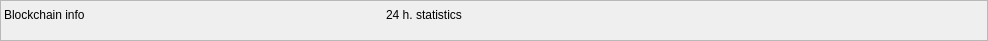
   <widget class="QFrame" name="frame_2">
    <property name="geometry">
     <rect>
      <x>15</x>
      <y>521</y>
      <width>988</width>
      <height>41</height>
     </rect>
    </property>
    <property name="minimumSize">
     <size>
      <width>988</width>
      <height>0</height>
     </size>
    </property>
    <property name="maximumSize">
     <size>
      <width>988</width>
      <height>16777215</height>
     </size>
    </property>
    <property name="frameShape">
     <enum>QFrame::StyledPanel</enum>
    </property>
    <property name="frameShadow">
     <enum>QFrame::Raised</enum>
    </property>
    <widget class="QLabel" name="label_blockchaininfo">
     <property name="geometry">
      <rect>
       <x>386</x>
       <y>8</y>
       <width>350</width>
       <height>25</height>
      </rect>
     </property>
     <property name="minimumSize">
      <size>
       <width>350</width>
       <height>25</height>
      </size>
     </property>
     <property name="maximumSize">
      <size>
       <width>350</width>
       <height>25</height>
      </size>
     </property>
     <property name="text">
      <string>&lt;html&gt;&lt;head/&gt;&lt;body&gt;&lt;p&gt;24 h. statistics&lt;/p&gt;&lt;/body&gt;&lt;/html&gt;</string>
     </property>
     <property name="alignment">
      <set>Qt::AlignLeading</set>
     </property>
    </widget>
    <widget class="QLabel" name="label_blockchaininfo_2">
     <property name="geometry">
      <rect>
       <x>4</x>
       <y>8</y>
       <width>350</width>
       <height>25</height>
      </rect>
     </property>
     <property name="minimumSize">
      <size>
       <width>350</width>
       <height>25</height>
      </size>
     </property>
     <property name="maximumSize">
      <size>
       <width>350</width>
       <height>25</height>
      </size>
     </property>
     <property name="text">
      <string>&lt;html&gt;&lt;head/&gt;&lt;body&gt;&lt;p&gt;Blockchain info&lt;/p&gt;&lt;/body&gt;&lt;/html&gt;</string>
     </property>
     <property name="alignment">
      <set>Qt::AlignLeading</set>
     </property>
    </widget>
    <widget class="QLabel" name="label_Supply_value_2">
     <property name="geometry">
      <rect>
       <x>110</x>
       <y>110</y>
       <width>140</width>
       <height>22</height>
      </rect>
     </property>
     <property name="minimumSize">
      <size>
       <width>140</width>
       <height>22</height>
      </size>
     </property>
     <property name="maximumSize">
      <size>
       <width>140</width>
       <height>22</height>
      </size>
     </property>
     <property name="text">
      <string>0</string>
     </property>
     <property name="alignment">
      <set>Qt::AlignVCenter</set>
     </property>
    </widget>
   </widget>
